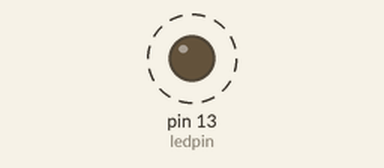
Simulated run of this sketch. Board: Arduino Uno, built with avr-gcc and run on an emulated ATmega328P. Parts: output pins drawn as LEDs (lit = HIGH). Dashed ring = blinking.

Above: at 0.5 s.
Timing chart, 0 to 4.6 s (numbered marks = the images above):
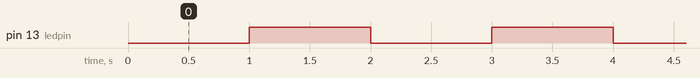

Measured:
- by itself, pin 13 (ledpin): alternates HIGH for 1.0 s and LOW for 1.0 s

The sketch:

Millisexample.ino
```cpp
const int ledpin = 13;
const int interval = 1000;
int ledstate = 0;
unsigned long previousmillis = 0;

void setup() {
  // put your setup code here, to run once:
pinMode(ledpin,OUTPUT);
}

void loop() {

unsigned long currentmillis = millis();


 if (currentmillis - previousmillis >= interval) {
  if(ledstate==LOW){
    ledstate = HIGH;
    }else{
    ledstate = LOW;
      }
    previousmillis=currentmillis;
    digitalWrite(ledpin,ledstate);
 }

}
```
